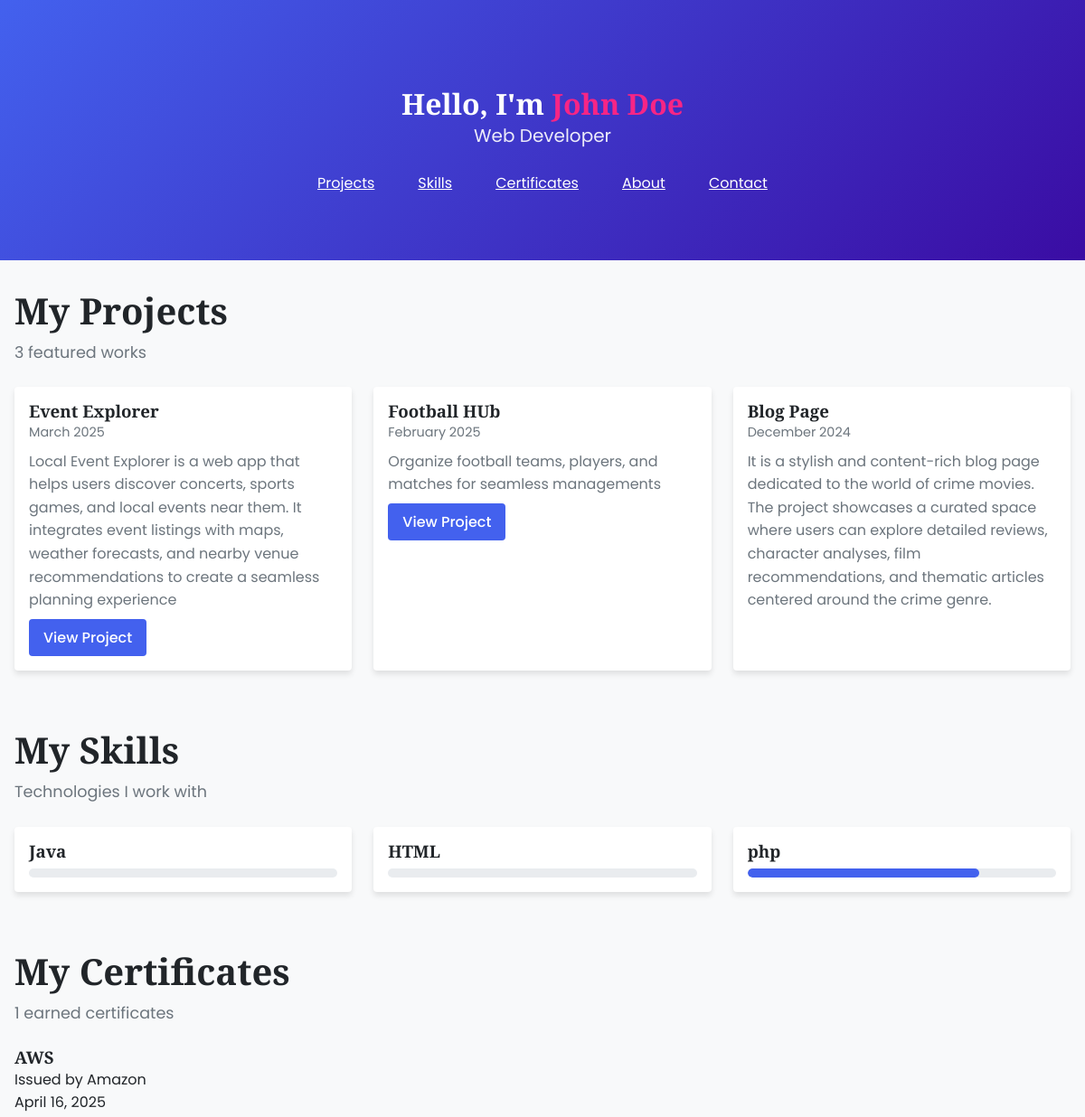
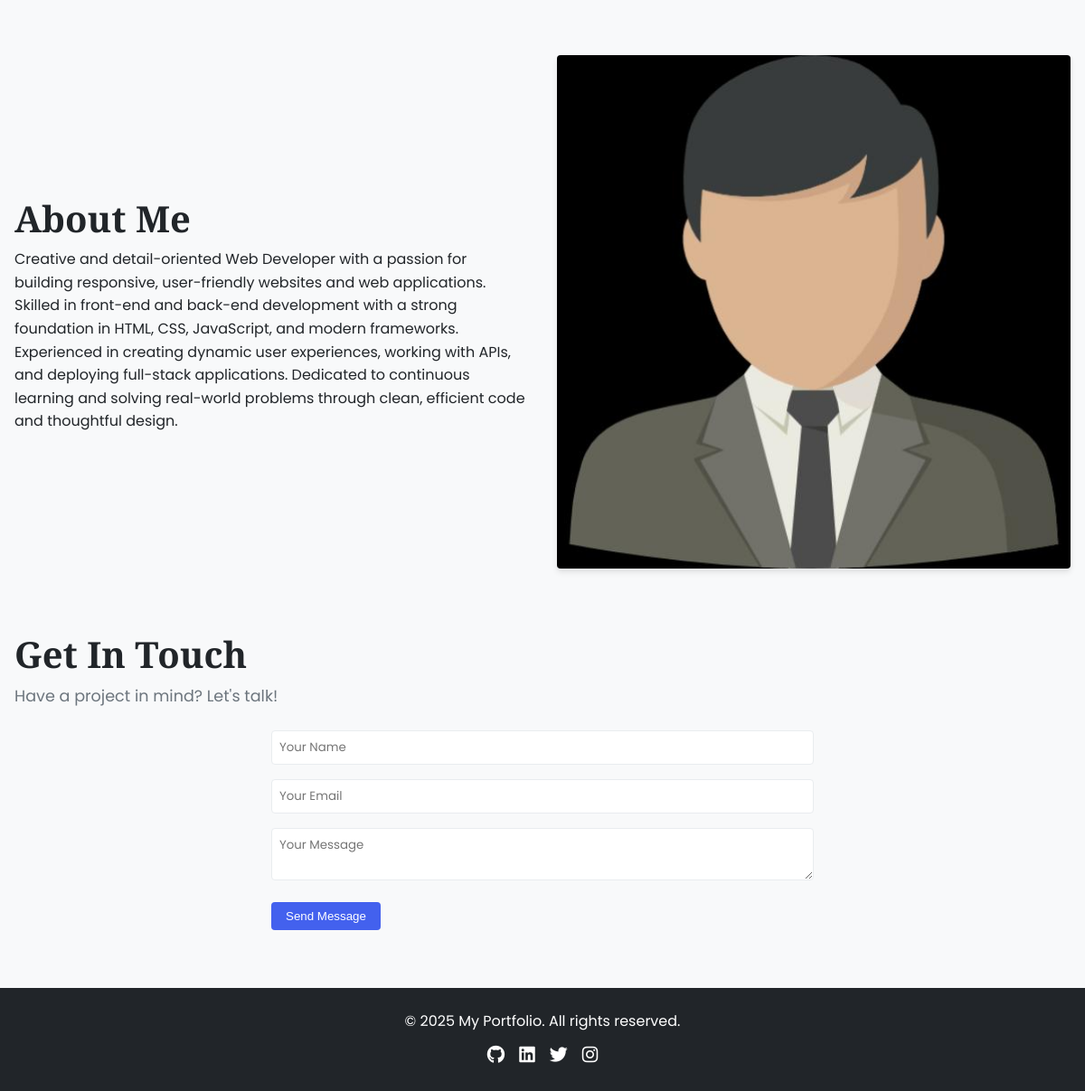
The page / on the database its author committed (2 pictures, top to bottom).
### tables this page shows
CREATE TABLE `projects` (
  `id` int UNSIGNED NOT NULL,
  `title` varchar(100) DEFAULT NULL,
  `content` text NOT NULL,
  `url` varchar(100) NOT NULL,
  `type` enum('Website','Graphic Design') DEFAULT NULL,
  `date` date DEFAULT NULL,
  `photo` longblob
);

CREATE TABLE `skills` (
  `id` int NOT NULL,
  `skill_name` varchar(100) NOT NULL,
  `skill_level` varchar(50) NOT NULL,
  `created_at` timestamp NULL DEFAULT CURRENT_TIMESTAMP
);

CREATE TABLE `certificates` (
  `id` int NOT NULL,
  `name` varchar(255) NOT NULL,
  `issuer` varchar(255) NOT NULL,
  `date` date NOT NULL,
  `description` text
);

### index.php (the view, shortened to what this page needs)
<?php
include('admin/includes/database.php');
$projects_query  = 'SELECT * FROM projects ORDER BY date DESC';
$projects_result = mysqli_query($connect, $projects_query);
$skills_query    = 'SELECT * FROM skills ORDER BY skill_level DESC';
$skills_result   = mysqli_query($connect, $skills_query);
$certs_query     = 'SELECT * FROM certificates ORDER BY date DESC';
$certs_result    = mysqli_query($connect, $certs_query);
?>
<!DOCTYPE html>
<html lang="en">
<head>
  <link rel="stylesheet" href="styles.css">
  <link rel="stylesheet" href="https://cdnjs.cloudflare.com/ajax/libs/font-awesome/6.4.0/css/all.min.css">
</head>
<body>
  <header class="hero">
    <div class="container">
      <h1>Hello, I'm <span>John Doe</span></h1>
      <p class="tagline">Web Developer</p>
      <nav class="main-nav">
        <a href="#projects">Projects</a>
        <a href="#skills">Skills</a>
        <a href="#certificates">Certificates</a>
        <a href="#about">About</a>
        <a href="#contact">Contact</a>
      </nav>
    </div>
  </header>
  <main class="container">
    <section id="projects" class="projects-section">
      <h2>My Projects</h2>
      <p class="section-subtitle"><?php echo mysqli_num_rows($projects_result); ?> featured works</p>
      <div class="projects-grid">
        <?php while ($project = mysqli_fetch_assoc($projects_result)): ?>
          <article class="project-card">
            <div class="project-content">
              <h3><?php echo htmlspecialchars($project['title']); ?></h3>
              <?php if ($project['date']): ?>
                <p class="project-date"><?php echo date('F Y', strtotime($project['date'])); ?></p>
              <?php endif; ?>
              <div class="project-description">
                <?php echo $project['content']; ?>
              </div>
              <?php if ($project['url']): ?>
                <a href="<?php echo htmlspecialchars($project['url']); ?>" class="btn" target="_blank">View Project</a>
              <?php endif; ?>
            </div>
          </article>
        <?php endwhile; ?>
      </div>
    </section>
    <section id="skills" class="skills-section">
      <h2>My Skills</h2>
      <p class="section-subtitle">Technologies I work with</p>
      <div class="skills-grid">
        <?php while ($skill = mysqli_fetch_assoc($skills_result)): ?>
          <div class="skill-item">
            <h3><?php echo htmlspecialchars($skill['skill_name']); ?></h3>
            <div class="skill-level">
              <div class="skill-progress" style="width: <?php echo (int)$skill['skill_level']; ?>%">
              </div>
            </div>
          </div>
        <?php endwhile; ?>
      </div>
    </section>
    <section id="certificates" class="certificates-section">
      <h2>My Certificates</h2>
      <p class="section-subtitle"><?php echo mysqli_num_rows($certs_result); ?> earned certificates</p>
      <div class="certificates-grid">
        <?php while ($cert = mysqli_fetch_assoc($certs_result)): ?>
          <div class="certificate-card">
            <h3><?php echo htmlspecialchars($cert['name']); ?></h3>
            <p class="certificate-issuer">Issued by <?php echo htmlspecialchars($cert['issuer']); ?></p>
            <?php if (!empty($cert['date'])): ?>
              <p class="certificate-date"><?php echo date('F j, Y', strtotime($cert['date'])); ?></p>
            <?php endif; ?>
          </div>
        <?php endwhile; ?>
      </div>
    </section>
    <section id="about" class="about-section">
      <div class="about-content">
        <h2>About Me</h2>
        <p>Creative and detail-oriented Web Developer with a passion for building responsive, user-friendly websites and web applications. Skilled in front-end and back-end development with a strong foundation in HTML, CSS, JavaScript, and modern frameworks. Experienced in creating dynamic user experiences, working with APIs, and deploying full-stack applications. Dedicated to continuous learning and solving real-world problems through clean, efficient code and thoughtful design.</p>
      </div>
      <div class="about-image">
        <img src="assets/profile.jpeg" alt="Profile Image">
      </div>
    </section>
    <section id="contact" class="contact-section">
      <h2>Get In Touch</h2>
      <p class="section-subtitle">Have a project in mind? Let's talk!</p>
      <form action="admin/process_contact.php" method="post" class="contact-form">
        <div class="form-group">
          <input type="text" name="name" placeholder="Your Name" required>
        </div>
        <div class="form-group">
          <input type="email" name="email" placeholder="Your Email" required>
        </div>
        <div class="form-group">
          <textarea name="message" placeholder="Your Message" required></textarea>
        </div>
        <button type="submit" class="btn">Send Message</button>
      </form>
    </section>
  </main>
  <footer class="site-footer">
    <div class="container">
      <p>&copy; <?php echo date('Y'); ?> My Portfolio. All rights reserved.</p>
      <div class="social-links">
        <a href="#"><i class="fab fa-github"></i></a>
        <a href="#"><i class="fab fa-linkedin"></i></a>
        <a href="#"><i class="fab fa-twitter"></i></a>
        <a href="#"><i class="fab fa-instagram"></i></a>
      </div>
    </div>
  </footer>
</body>
</html>

### styles.css (style rules this page uses)
:root { --primary: #4361ee; --primary-dark: #3a0ca3; --secondary: #f72585; --dark: #212529; --light: #f8f9fa; --gray: #6c757d; --light-gray: #e9ecef; --success: #4bb543; --warning: #f0ad4e; --danger: #d9534f; --font-primary: 'Poppins', sans-serif; --font-secondary: 'Playfair Display', serif; --spacing: 8px; --spacing-2: calc(var(--spacing) * 2); --spacing-3: calc(var(--spacing) * 3); --spacing-4: calc(var(--spacing) * 4); --border-radius: 4px; --box-shadow: 0 4px 6px rgba(0, 0, 0, 0.1); --transition: all 0.3s ease; }
* { margin: 0; padding: 0; box-sizing: border-box; }
body { font-family: var(--font-primary); color: var(--dark); line-height: 1.6; background-color: var(--light); }
.container { width: 100%; max-width: 1200px; margin: 0 auto; padding: 0 var(--spacing-2); }
section { padding: var(--spacing-4) 0; }
h1, h2, h3, h4 { font-family: var(--font-secondary); font-weight: 700; line-height: 1.2; }
h2 { font-size: 2.5rem; margin-bottom: var(--spacing); }
.section-subtitle { color: var(--gray); margin-bottom: var(--spacing-3); font-size: 1.1rem; }
.hero { background: linear-gradient(135deg, var(--primary), var(--primary-dark)); color: white; padding: 6rem 0 4rem; text-align: center; }
.hero h1 span { color: var(--secondary); }
.tagline { font-size: 1.25rem; margin-bottom: var(--spacing-2); opacity: 0.9; }
.main-nav { display: flex; justify-content: center; gap: var(--spacing-2); margin-top: var(--spacing-2); }
.main-nav a { color: white; padding: var(--spacing) var(--spacing-2); border-radius: var(--border-radius); transition: var(--transition); }
.projects-grid { display: grid; grid-template-columns: repeat(auto-fill, minmax(350px, 1fr)); gap: var(--spacing-3); margin-top: var(--spacing-3); }
.project-card { background: white; border-radius: var(--border-radius); overflow: hidden; box-shadow: var(--box-shadow); transition: var(--transition); }
.project-content { padding: var(--spacing-2); }
.project-date { color: var(--gray); font-size: 0.9rem; margin-bottom: var(--spacing); }
.project-description { margin: var(--spacing) 0; color: var(--gray); }
.skills-grid { display: grid; grid-template-columns: repeat(auto-fill, minmax(300px, 1fr)); gap: var(--spacing-3); margin-top: var(--spacing-3); }
.skill-item { background: white; padding: var(--spacing-2); border-radius: var(--border-radius); box-shadow: var(--box-shadow); }
.skill-level { height: 10px; background: var(--light-gray); border-radius: 5px; margin-top: var(--spacing); overflow: hidden; }
.skill-progress { height: 100%; background: var(--primary); position: relative; border-radius: 5px; }
.about-section { display: grid; grid-template-columns: 1fr 1fr; gap: var(--spacing-4); align-items: center; }
.about-image img { width: 100%; border-radius: var(--border-radius); box-shadow: var(--box-shadow); }
.contact-form { max-width: 600px; margin: 0 auto; }
.form-group { margin-bottom: var(--spacing-2); }
.form-group input, .form-group textarea { width: 100%; padding: var(--spacing); border: 1px solid var(--light-gray); border-radius: var(--border-radius); font-family: var(--font-primary); }
.btn { display: inline-block; padding: var(--spacing) var(--spacing-2); background-color: var(--primary); color: white; border-radius: var(--border-radius); transition: var(--transition); font-weight: 500; border: none; cursor: pointer; text-decoration: none; }
.site-footer { background-color: var(--dark); color: white; padding: var(--spacing-3) 0; text-align: center; margin-top: var(--spacing-4); }
.social-links { display: flex; justify-content: center; gap: var(--spacing-2); margin-top: var(--spacing); }
.social-links a { color: white; font-size: 1.25rem; transition: var(--transition); }

### rows shown on the page
projects: title "Event Explorer", date "March 2025", content "Local Event Explorer is a web app that helps users discover concerts, sports games, and local events near them. It integrates event listings with maps, weather forecasts, and nearby venue recommendations to create a seamless planning experience"
projects: title "Football HUb", date "February 2025", content "Organize football teams, players, and matches for seamless managements"
projects: title "Blog Page", date "December 2024", content "It is a stylish and content-rich blog page dedicated to the world of crime movies. The project showcases a curated space where users can explore detailed reviews, character analyses, film recommendations, and thematic articles centered around the crime genre."
skills: skill_name "Java"
skills: skill_name "HTML"
skills: skill_name "php", $skill['skill_level'] 75 (drawn)
certificates: name "AWS", issuer "Amazon", date "April 16, 2025"

### other values the page prints
mysqli_num_rows($projects_result) "3"
mysqli_num_rows($certs_result) "1"
